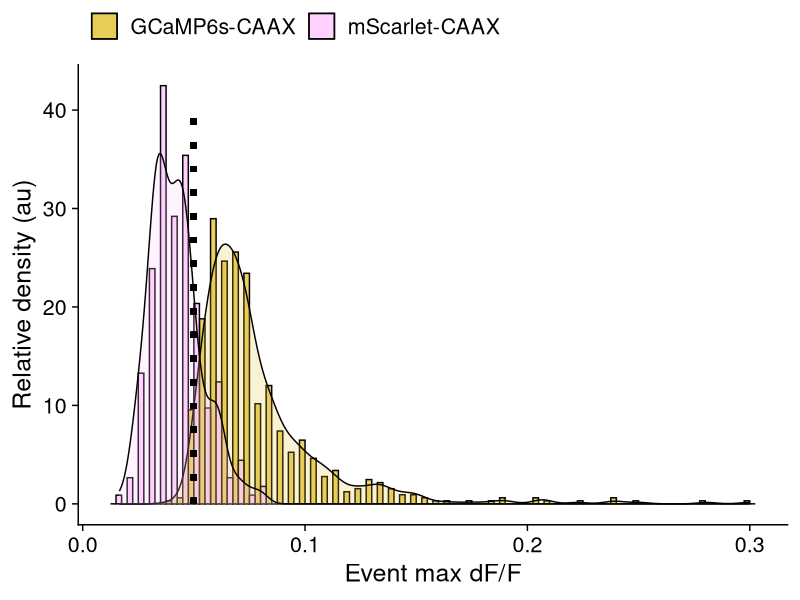
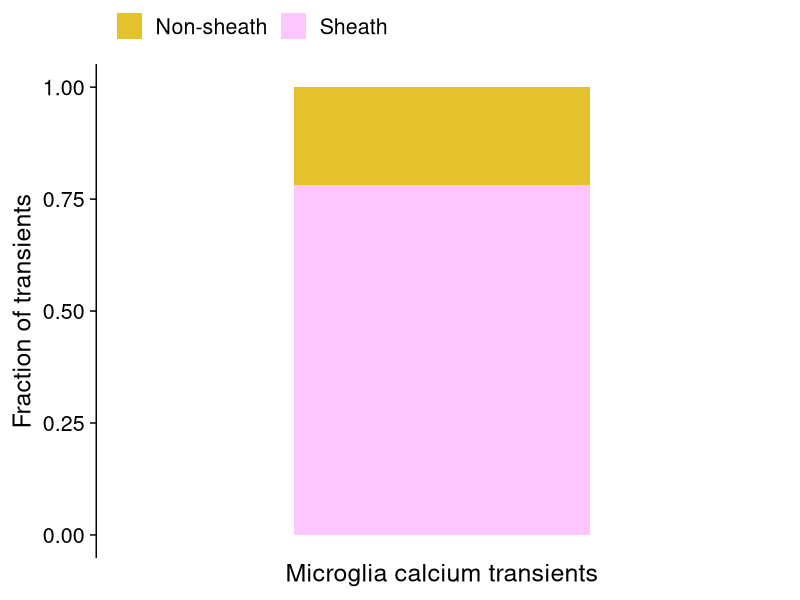
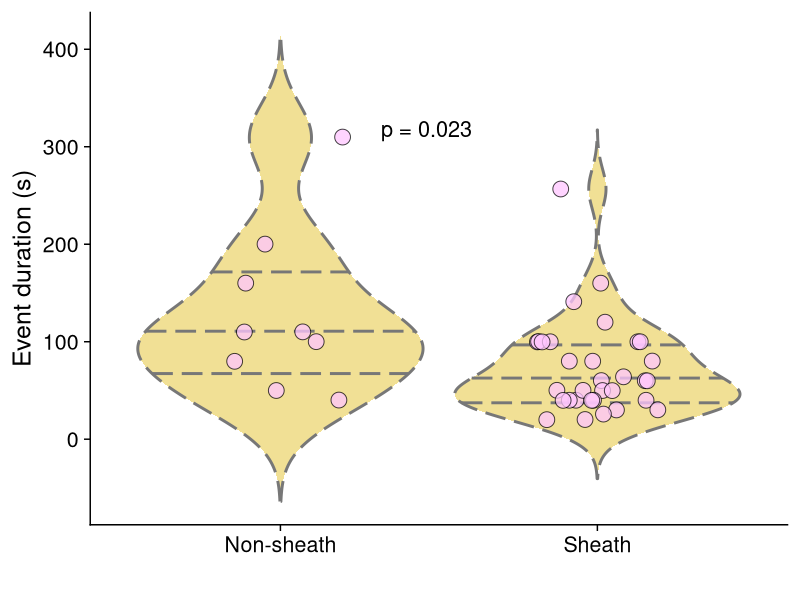
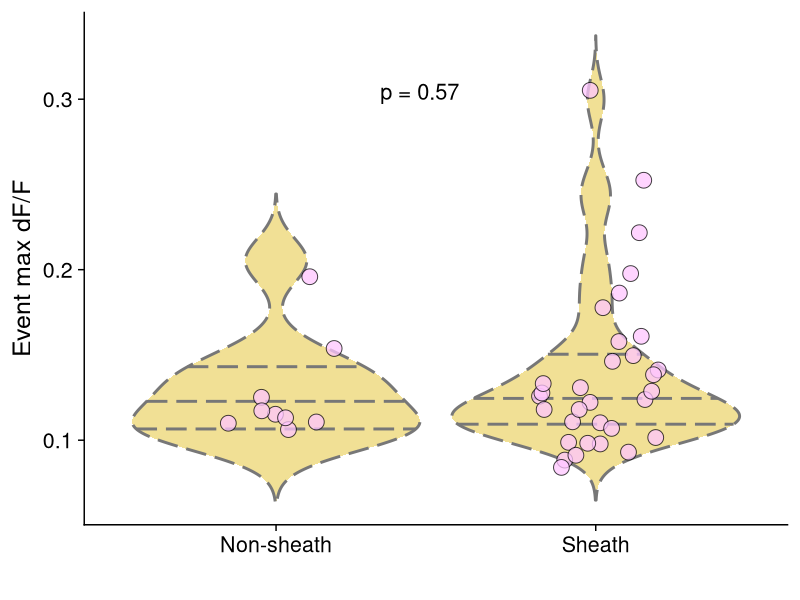
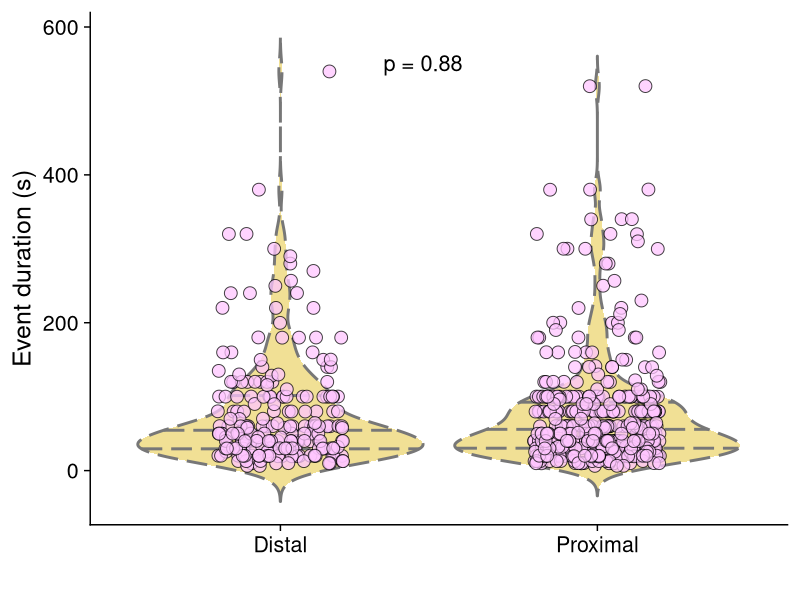
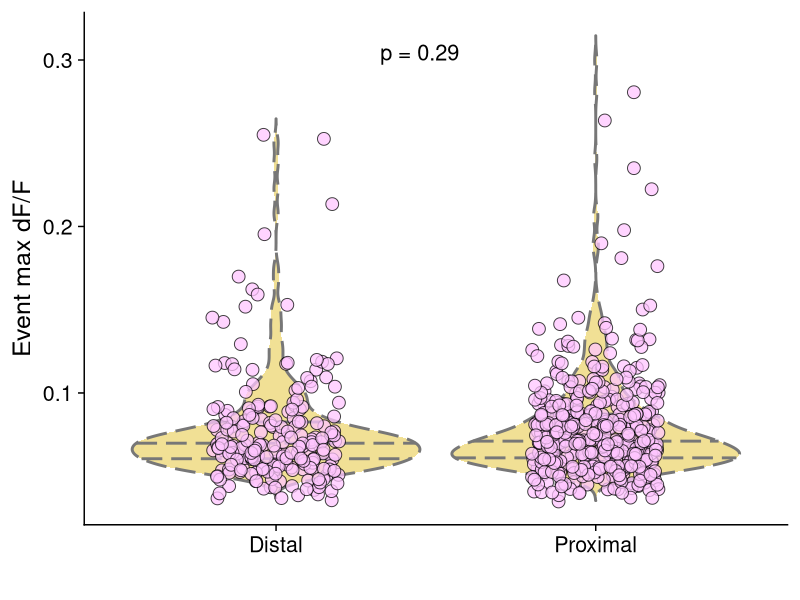

Generate these figures, in order, with R:
## ---- chunk 1
knitr::opts_chunk$set(echo = TRUE)
## ---- chunk 2
library(tidyverse)
library(ggpubr)
library(cowplot)
library(colorspace)
## ---- chunk 3
theme_set(theme_cowplot(font_size =18))
## ---- chunk 4
gc_vs_mscar <- read_csv('gc6s-vs-mscar-tidy.csv')
mscar_trans <- read_csv('tidy_mscar-book.csv')
gc_trans <- read_csv('tidy-aqua-book.csv')
## ---- chunk 5
ggplot(gc_vs_mscar, aes(x=dff, y=..density.., fill=fluor))+
  
  geom_histogram(position = "dodge", binwidth=0.005, alpha=0.75, color="black")+
  scale_fill_manual(values=c("#E3C22D", "#FFC5FF"))+
  geom_density(alpha=.2)+
  
  #geom_histogram(position="dodge", binwidth=0.005)+
  geom_segment(aes(x=0.05, y=0, xend=0.05, yend=40), color="black", size=2, linetype="dotted", data=gc_vs_mscar)+
  theme(legend.position = "top")+
  labs(x="Event max dF/F", y="Relative density (au)", fill="")
#ggsave('hist-mscar-gc6s-dff.png', dpi=300, height=4.5, width=6)
## ---- chunk 6
gc_vs_mscar %>% drop_na() %>% group_by(fluor) %>% summarise(mean_dff = mean(dff), err = sd(dff))

## ---- chunk 7
gc_vs_mscar %>% count(fluor)
#gc_vs_mscar %>% filter(dff >= 0.05) %>% count(fluor) #so 46/228 (20%) of mScar transients are >= to 0.05
## ---- chunk 8
gc_trans <- gc_trans %>% filter(dff >= 0.05) %>% drop_na() #accidentally left 4 unfiltered dff's less than 0.05 in the tidy data, so elim them first
gc_trans
## ---- chunk 9
gc_trans2 <- gc_trans %>% group_by(cell_id) %>% mutate("max_dist" = max(dist_to_soma)) %>% mutate("rel_dist_per_cell" = dist_to_soma/max_dist) %>% mutate(n = n()) %>% mutate("trans_freq" = n/acq_dur) %>% mutate("nearfar" =
                       case_when(
                         rel_dist_per_cell >=0.5 ~ "Distal",
                         rel_dist_per_cell <0.5 ~ "Proximal"))
gc_trans2

## ---- chunk 10
gc_trans2 %>% ungroup() %>% summarize(`Mean area (um^2)` = mean(area), `SD area` = sd(area), `Mean dF/F` = mean(dff), `SD dF/F`=sd(dff), `Mean duration (s)` = mean(dur), `SD duration` = sd(dur), `Mean distance from soma (um)` = mean(dist_to_soma), sd_dist = sd(dist_to_soma), `Mean frequency (events/s)` = mean(trans_freq), sd_freq = sd(trans_freq))
## ---- chunk 11
chosen_set <- gc_trans2 %>% ungroup() %>% filter(area >= 3) %>% filter(dff >= 0.10) %>% arrange(desc(dff)) %>% select(cell_id, area, dff, dur, n) %>% arrange(cell_id)
chosen_set 
#write.csv(chosen_set, 'chosen_set.csv')
## ---- chunk 12
chosen <- read_csv('chosen_set_sheaths.csv')
chosen <- chosen %>% mutate("blah" = 1) #dummy column for x-axis
chosen
## ---- chunk 13
ggplot(chosen, aes(x=blah, fill=sheath_cont))+
  geom_bar(position="fill")+
  scale_x_discrete()+
  theme(legend.position = "top")+
  scale_fill_manual(values=c("#E3C22D", "#FFC5FF"))+
  labs(fill=" ", y="Fraction of transients", x="Microglia calcium transients") #9/31 microglia represented here
#ggsave('stacked-bar-sheath-nonsheath-ca.png', dpi=300, width=4.5, height=4.5)
## ---- chunk 14
ggplot(chosen, aes(x=sheath_cont, y=dur))+
  
  geom_violin(inherit.aes=FALSE, aes(x=sheath_cont, y=dur), fill = "#E3C22D", color= "#777777", size=1, alpha=0.5, linetype="longdash", scale="width", trim=FALSE, draw_quantiles = c(0.25, 0.5, 0.75))+
  
  geom_jitter(width=0.2, height=0.2, shape=21, size=5, alpha=0.75, fill="#FFC5FF")+
  stat_compare_means(method = "wilcox.test", label = "p.format", size=5.5, label.x=1.375)+
  labs(x=" ", y="Event duration (s)")
#ggsave('event-dur-sheath-nonsheath.png', dpi=300, width=6, height=4.5)
## ---- chunk 15
ggplot(chosen, aes(x=sheath_cont, y=dff))+ #sub dff/area for y to see that dff also not different betw groups
  geom_violin(inherit.aes=FALSE, aes(x=sheath_cont, y=dff), fill = "#E3C22D", color= "#777777", size=1, alpha=0.5, linetype="longdash", scale="width", trim=FALSE, draw_quantiles = c(0.25, 0.5, 0.75))+
  
  geom_jitter(width=0.2, height=0.02, shape=21, size=5, alpha=0.75, fill="#FFC5FF")+
  stat_compare_means(method = "wilcox.test", label = "p.format", size=5.5, label.x=1.375)+
  labs(x=" ", y="Event max dF/F")
#ggsave('event-dff-sheath-nonsheth.png', dpi=300, width=6, height=4.5)
## ---- chunk 16
ggplot(gc_trans2, aes(x=nearfar, y=dur, fill=nearfar))+
  geom_violin(inherit.aes=FALSE, aes(x=nearfar, y=dur), fill = "#E3C22D", color= "#777777", size=1, alpha=0.5, linetype="longdash", scale="width", trim=FALSE, draw_quantiles = c(0.25, 0.5, 0.75))+
  
  geom_jitter(width=0.2, height=0.2, shape=21, size=4, alpha=0.75, fill="#FFC5FF")+
  stat_compare_means(method = "wilcox.test", label = "p.format", size=5.5, label.x=1.375)+
  labs(x=" ", y="Event duration (s)")
#ggsave('event-dur-prox-distal.png', dpi=300, width=6, height=4.5)
 
## ---- chunk 17
ggplot(gc_trans2, aes(x=nearfar, y=dff, fill=nearfar))+
  geom_violin(inherit.aes=FALSE, aes(x=nearfar, y=dff), fill = "#E3C22D", color= "#777777", size=1, alpha=0.5, linetype="longdash", scale="width", trim=FALSE, draw_quantiles = c(0.25, 0.5, 0.75))+
  
  geom_jitter(width=0.2, height=0.02, shape=21, size=4, alpha=0.75, fill="#FFC5FF")+
  stat_compare_means(method = "wilcox.test", label = "p.format", size=5.5, label.x=1.375)+
  labs(x=" ", y="Event max dF/F")
#ggsave('event-dff-prox-distal.png', dpi=300, width=6, height=4.5)
